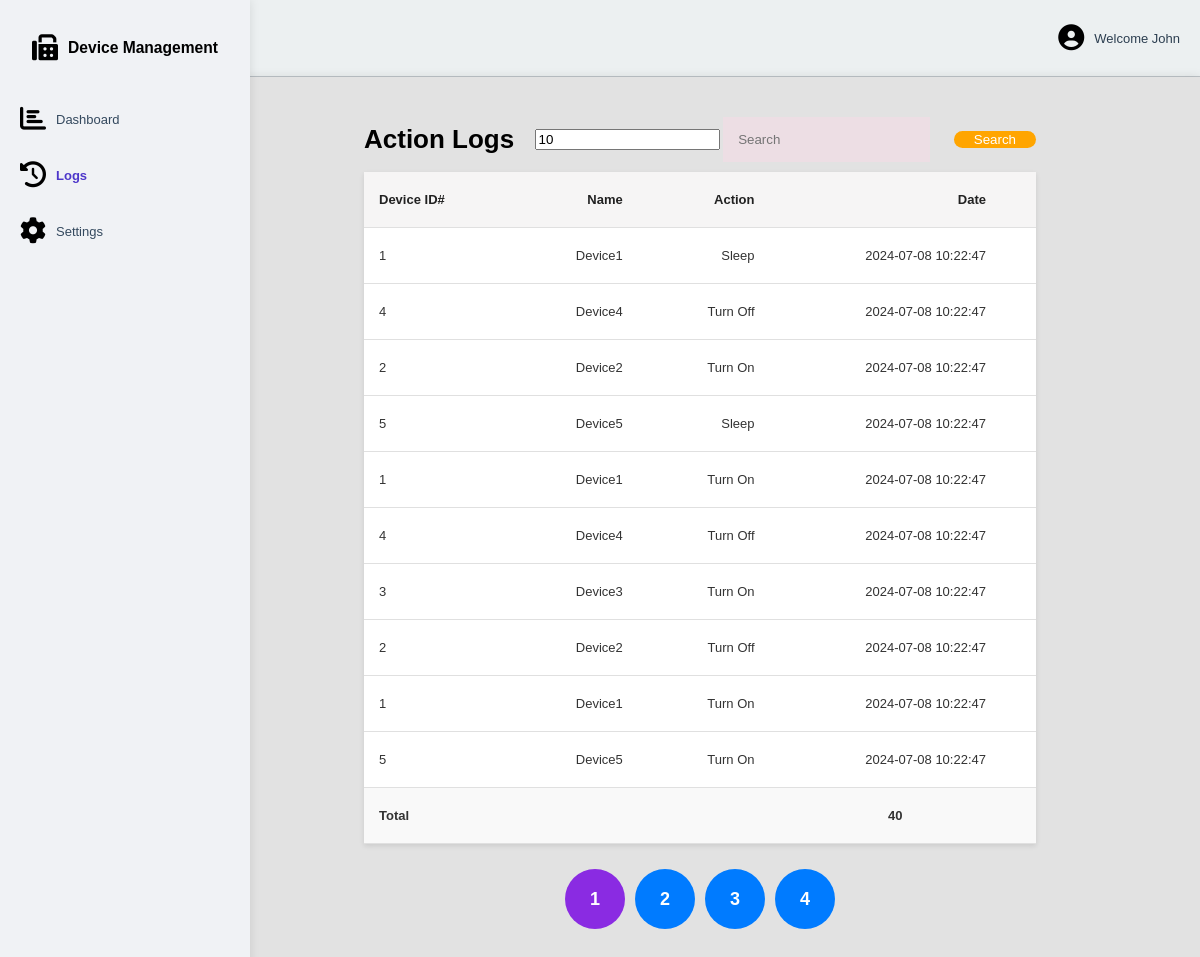
/?controller=logs&action=index (signed in), run on the app's committed database.
### tables this page shows
CREATE TABLE IF NOT EXISTS logs (
    id INT AUTO_INCREMENT PRIMARY KEY,
    deviceId INT NOT NULL,
    logAction VARCHAR(20),
    logDate DATETIME NOT NULL DEFAULT CURRENT_TIMESTAMP,
    FOREIGN KEY (deviceId) REFERENCES devices(id) ON DELETE CASCADE
);

CREATE TABLE IF NOT EXISTS devices (
    id INT AUTO_INCREMENT PRIMARY KEY,
    name VARCHAR(255) NOT NULL,
    MAC VARCHAR(20) UNIQUE NOT NULL,
    IP VARCHAR(20) UNIQUE NOT NULL,
    createdDate DATETIME NOT NULL DEFAULT CURRENT_TIMESTAMP,
    powerConsumption INT NOT NULL
);

### controllers/login_controller.php (called while the page is built, shortened)
<?php
require_once('controllers/base_controller.php');
class LoginController extends BaseController
{
    public static function isLoggedIn()
    {
        if (isset($_SESSION) && $_SESSION["username"]) {
            return true;
        }
        return false;
    }
}

### routes.php (called while the page is built, shortened)
<?php
$controller = new $controllerClass;
$controller->$action();

### index.php (called while the page is built, shortened)
<?php
require_once("routes.php");

### models/log.php (called while the page is built, shortened)
<?php
class Log
{
    function __construct($id, $deviceId, $logAction, $logDate)
    {
        $this->deviceId = $deviceId;
        $this->logAction = $logAction;
        $this->logDate = $logDate ?? date("Y-m-d");
    }
    public static function paginate($pageNumber, $recordsPerPage)
    {
        $logs = [];
        $db = DB::getInstance();
        $offset = ($pageNumber - 1) * $recordsPerPage;
        $sql = "SELECT * FROM logs ORDER BY logDate LIMIT $offset, $recordsPerPage;";
        $result = $db->query($sql);
        while ($row = $result->fetch_assoc()) {
            $logs[] = new Log(
                $row['id'],
                $row['deviceId'],
                $row['logAction'],
                $row['logDate']
            );
        }
        return $logs;
    }
    public static function getTotalLogs()
    {
        $db = DB::getInstance();
        $sql = 'SELECT COUNT(*) FROM logs;';
        $result = $db->query($sql);
        if ($result && $result->num_rows > 0) {
            $row = $result->fetch_assoc();
            $count = $row['COUNT(*)'];
            return $count;
        }
        return 0;
    }
}

### models/device.php (called while the page is built, shortened)
<?php
class Device
{
    function __construct($id, $name, $MAC, $IP, $createdDate, $powerConsumption)
    {
        $this->name = $name;
    }
    public static function findById($id)
    {
        $db = DB::getInstance();
        $sql = "SELECT * FROM devices WHERE id = '$id'";
        $result = $db->query($sql);
        if ($result->num_rows > 0) {
            $row = $result->fetch_assoc();
            return new Device(
                $row['id'],
                $row['name'],
                $row['MAC'],
                $row['IP'],
                $row['createdDate'],
                $row['powerConsumption']
            );
        } else {
            return null;
        }
    }
}

### views/logs/index.php (the view, shortened to what this page needs)
<!DOCTYPE html>
<html lang="en">
<head>
    <link rel="stylesheet" href="../stylesheets/logs/index.css">
    <link rel="stylesheet" href="https://cdnjs.cloudflare.com/ajax/libs/font-awesome/6.5.2/css/all.min.css" />
</head>
<body>
    <div class="sidebar">
        <div class="title">
            <i class="fa-solid fa-fax icon-header fa-2x"></i>
            <span>Device Management</span>
        </div>
        <div class="itemContainer">
            <a href="?controller=devices&action=index" class="sidebarItem"><i class="fa fa-bar-chart fa-2x"></i></i><span>Dashboard</span></a>
            <a href="#" class="sidebarItem"><i class="fa fa-history fa-2x" aria-hidden="true"></i><span class="highlight">Logs</span></a>
            <a href="#" class="sidebarItem"><i class="fa fa-cog fa-2x" aria-hidden="true"></i><span>Settings</span></a>
        </div>
    </div>
    <div class="main">
        <div class="header">
            <div class="account">
                <i class="fas fa-user-circle fa-2x"></i>
                <span>Welcome John</span>
            </div>
        </div>
        <div class="container">
            <div class="upper">
                <span class="tableTitle">Action Logs</span>
                <div class="search">
                    <form method="GET" action="">
                        <input id="logsPerPage" type="number" name="rows" value="<?php echo $rows; ?>" step="5" min="1" placeholder="Logs/page">
                        <input id="searchInput" type="text" name="keyword" value="<?php echo $keyword; ?>" placeholder="Search">
                        <button id="searchBtn" type="submit">Search</button>
                    </form>
                </div>
            </div>
            <table class="dataTable">
                <thead>
                    <tr>
                        <th>Device ID#</th>
                        <th>Name</th>
                        <th>Action</th>
                        <th>Date</th>
                    </tr>
                </thead>
                <tbody>
                    <?php
                    foreach ($logs as $log) {
                        echo '<tr>
                                <td>' . $log->deviceId . '</td>
                                <td>' . Device::findById($log->deviceId)->name . '</td>
                                <td>' . $log->logAction . '</td>
                                <td>' . $log->logDate . '</td>
                            </tr>';
                    }
                    ?>
                </tbody>
                <tfoot>
                    <tr>
                        <td>Total</td>
                        <td colspan="2"></td>
                        <td id="total">
                            <?php
                            if (isset($_GET['keyword']) && !empty($_GET['keyword'])) {
                                echo Log::getTotalLogsByKeyword($_GET['keyword']);
                            } else {
                                echo Log::getTotalLogs();
                            }
                            ?>
                        </td>
                    </tr>
                </tfoot>
            </table>
            <div class="pages">
                <?php for ($i = 1; $i <= $totalPages; $i++) : ?>
                    <a class="pageNumber <?php echo ($i == $currentPage) ? 'chosing' : ''; ?>" href="?controller=logs&action=index&page= <?php echo $i; ?>
                        <?php
                        if (isset($_GET['keyword']) && !empty($_GET['keyword'])) {
                            echo '&keyword=' . $_GET['keyword'];
                        }
                        if (isset($_GET['rows']) && !empty($_GET['rows'])) {
                            echo $i . '&rows=' . $_GET['rows'];
                        }
                        ?>">
                        <?php echo $i; ?>
                    </a>
                <?php endfor; ?>
            </div>
        </div>
    </div>
</body>
</html>

### controllers/logs_controller.php (shortened to what this page needs)
<?php
require_once('controllers/base_controller.php');
require_once('models/log.php');
require_once('models/device.php');
class LogsController extends BaseController
{
    function __construct()
    {
        $this->folder = 'logs';
    }
    public function index()
    {
        require_once('controllers/login_controller.php');
        if (LoginController::isLoggedIn()) {
            $pageNumber = isset($_GET['page']) ? (int)$_GET['page'] : 1;
            $recordsPerPage = isset($_GET['rows']) ? intval($_GET['rows']) : 10;
            $keyword = isset($_GET['keyword']) ? $_GET['keyword'] : '';
            if ($keyword) {
                $logs = Log::search($keyword, $pageNumber, $recordsPerPage);
                $totalLogs = Log::getTotalLogsByKeyword($keyword);
            } else {
                $logs = Log::paginate($pageNumber, $recordsPerPage);
                $totalLogs = Log::getTotalLogs();
            }
            $totalPages = ceil($totalLogs / $recordsPerPage);
            $data = array(
                "logs" => $logs,
                "currentPage" => $pageNumber,
                "totalPages" => $totalPages,
                "keyword" => $keyword,
                "rows" => $recordsPerPage
            );
            $this->render("index", $data);
        } else {
            $this->redirect("login", "new");
        }
    }
}

### controllers/base_controller.php (shortened to what this page needs)
<?php
class BaseController
{
    protected $folder;
    function render($file, $data = array())
    {
        $view_file = 'views/' . $this->folder . '/' . $file . '.php';
        if (is_file($view_file)) {
            extract($data);
            require_once($view_file);
        } else {
            header('Location: index.php?controller=pages&action=error');
        }
    }
}

### stylesheets/logs/index.css (style rules this page uses)
html, body { height: 100%; margin: 0; padding: 0; }
body { font-family: Arial, sans-serif; background-color: #f4f4f4; font-size: small; }
i { padding-right: 10px; color: black; }
.sidebar { position: fixed; left: 0; top: 0; width: 250px; height: 100%; background-color: #f0f2f5; color: white; padding: 20px 0; box-sizing: border-box; box-shadow: 0 0 10px rgba(0, 0, 0, 0.1); z-index: 1000; }
.sidebar .title { display: flex; align-items: center; justify-content: center; margin-bottom: 20px; padding: 15px; }
.sidebar .title span { font-size: 1.2em; font-weight: bold; color: black; }
.sidebar .itemContainer { display: flex; flex-direction: column; align-items: center; }
.sidebar .sidebarItem { display: flex; align-items: center; width: 100%; padding: 10px 20px; color: white; text-decoration: none; font-size: 1em; margin-bottom: 10px; box-sizing: border-box; }
.sidebar .sidebarItem span { color: #34495e; }
.sidebar .sidebarItem span.highlight { color: #4d37ca; font-weight: bold; }
.main { margin-left: 200px; display: flex; flex-direction: column; min-height: 100vh; }
.header { display: flex; justify-content: flex-end; align-items: center; background-color: #ecf0f1; padding: 25px 20px; box-sizing: border-box; border-bottom: 1px solid #bdc3c7; }
.header .account { display: flex; align-items: center; }
.header .account span { font-size: 1em; color: #2c3e50; }
.container { padding: 80px; padding-top: 40px; background-color: rgb(226, 226, 226); box-shadow: 0 0 10px rgba(0, 0, 0, 0.1); box-sizing: border-box; display: flex; flex-direction: column; align-items: center; }
.upper { width: 80%; display: flex; justify-content: space-between; align-items: center; margin-bottom: 10px; }
.tableTitle { font-weight: bold; font-size: 2em; }
.search { display: flex; }
#searchInput { padding: 15px; margin-right: 20px; border: none; background-color: rgb(237, 222, 228); }
#searchBtn { padding-left: 20px; padding-right: 20px; border: none; border-radius: 10px; background-color: orange; color: white; }
.dataTable { width: 80%; border-collapse: collapse; margin-bottom: 20px; background-color: white; font-size: 1em; box-shadow: 0 2px 5px rgba(0, 0, 0, 0.1); overflow: hidden; }
.dataTable th { background-color: #f2f2f2; border: 1px solid #e0e0e0; padding-top: 20px; padding-bottom: 20px; padding-right: 50px; padding-left: 0px; text-align: right; font-weight: bold; color: #212121; background-color: rgb(246, 245, 245); border: none; }
.dataTable th:nth-child(1) { text-align: left; padding-left: 15px; }
.dataTable td { border: 1px solid #e0e0e0; border-left: none; border-right: none; padding-top: 10px; padding-bottom: 10px; padding-right: 50px; padding-left: 0px;; text-align: right; padding-top: 20px; padding-bottom: 20px; color: #333; }
.dataTable td:nth-child(1) { text-align: left; padding-left: 15px; }
.dataTable tfoot td { font-weight: bold; background-color: #f9f9f9; text-align: center; }
.dataTable tfoot td:nth-child(1) { font-weight: bold; background-color: #f9f9f9; text-align: left; }
tfoot { font-weight: bold; }
.pages { display: flex; justify-content: center; }
.pageNumber { display: flex; justify-content: center; align-items: center; width: 60px; height: 60px; border-radius: 50%; border: none; background-color: #007BFF; color: white; text-align: center; font-size: 18px; font-weight: bold; margin: 5px; text-decoration: none; }
.pageNumber.chosing { background-color: blueviolet; }
#total { font-weight: bold; }

### data on the page
logs: deviceId "1", deviceId.powerConsumption "Device1", logAction "Sleep", logDate "2024-07-08 10:22:47"
logs: deviceId "4", deviceId.powerConsumption "Device4", logAction "Turn Off", logDate "2024-07-08 10:22:47"
logs: deviceId "2", deviceId.powerConsumption "Device2", logAction "Turn On", logDate "2024-07-08 10:22:47"
logs: deviceId "5", deviceId.powerConsumption "Device5", logAction "Sleep", logDate "2024-07-08 10:22:47"
logs: deviceId "1", deviceId.powerConsumption "Device1", logAction "Turn On", logDate "2024-07-08 10:22:47"
logs: deviceId "4", deviceId.powerConsumption "Device4", logAction "Turn Off", logDate "2024-07-08 10:22:47"
logs: deviceId "3", deviceId.powerConsumption "Device3", logAction "Turn On", logDate "2024-07-08 10:22:47"
logs: deviceId "2", deviceId.powerConsumption "Device2", logAction "Turn Off", logDate "2024-07-08 10:22:47"
logs: deviceId "1", deviceId.powerConsumption "Device1", logAction "Turn On", logDate "2024-07-08 10:22:47"
logs: deviceId "5", deviceId.powerConsumption "Device5", logAction "Turn On", logDate "2024-07-08 10:22:47"

### other printed values
Log::getTotalLogs() "40"
